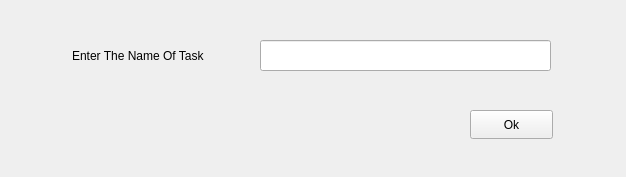
<?xml version="1.0" encoding="UTF-8"?>
<ui version="4.0">
 <class>deleteTask</class>
 <widget class="QWidget" name="deleteTask">
  <property name="geometry">
   <rect>
    <x>0</x>
    <y>0</y>
    <width>626</width>
    <height>177</height>
   </rect>
  </property>
  <property name="windowTitle">
   <string>Form</string>
  </property>
  <widget class="QPushButton" name="pushButton_ok">
   <property name="geometry">
    <rect>
     <x>470</x>
     <y>110</y>
     <width>83</width>
     <height>29</height>
    </rect>
   </property>
   <property name="text">
    <string>Ok</string>
   </property>
  </widget>
  <widget class="QLabel" name="label">
   <property name="geometry">
    <rect>
     <x>72</x>
     <y>30</y>
     <width>231</width>
     <height>51</height>
    </rect>
   </property>
   <property name="styleSheet">
    <string notr="true">font: 700 9pt &quot;Segoe UI&quot;;</string>
   </property>
   <property name="text">
    <string>Enter The Name Of Task</string>
   </property>
  </widget>
  <widget class="QLineEdit" name="lineEdit_nameorg">
   <property name="geometry">
    <rect>
     <x>260</x>
     <y>40</y>
     <width>291</width>
     <height>31</height>
    </rect>
   </property>
   <property name="text">
    <string/>
   </property>
  </widget>
 </widget>
 <resources/>
 <connections/>
</ui>
